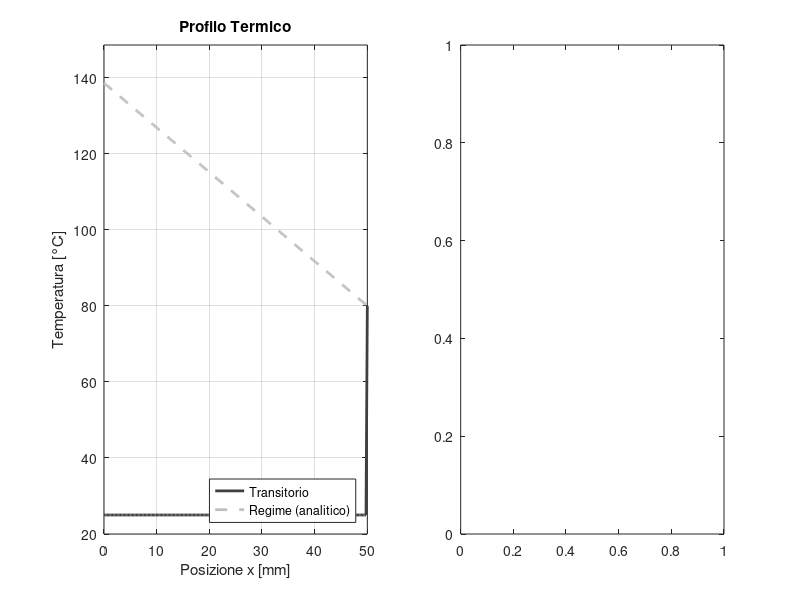

This figure's MATLAB source: (Note: this script raises an error after producing the figure.)
%% Diffusione Termica 1D: Sbarra di Alluminio
%  BC sinistra  (x=0): flusso imposto  q_in = 25 W  (Neumann)
%  BC destra    (x=L): temperatura fissa T_sink = 80 °C (Dirichlet)
%
%  Geometria: 3 mm x 30 mm x 50 mm (sezione A = 9e-5 m^2)
%
%  Metodo: differenze finite esplicite (FTCS) con ghost-node per
%          la condizione di Neumann al bordo sinistro.
%

clear; clc; close all;

%% ── 1. Parametri Fisici ─────────────────────────────────────────────────
L     = 0.050;          % Lunghezza sbarra              [m]
alpha = 98e-6;          % Diffusività termica Al        [m²/s]
k     = 237;            % Conducibilità termica Al      [W/(m·K)]
A     = 3e-3 * 30e-3;   % Sezione: 3 mm × 30 mm         [m²]  = 9e-5 m²

% Condizioni al contorno
q_in   = 25;        % Flusso termico imposto a x=0      [W]
T_sink = 80;        % Temperatura pozzo a x=L           [°C]
T0     = 25;        % Temperatura iniziale (ambiente)   [°C]

%% ── 2. Discretizzazione Spaziale ────────────────────────────────────────
Nx = 200;                    % Nodi interni + bordi
dx = L / (Nx - 1);           % Passo spaziale
x  = linspace(0, L, Nx);     % Griglia [m]

% Coefficiente CFL — stabilità per esplicito: lambda < 0.5
% Usiamo safety factor 0.45
lambda = 0.45;
dt     = lambda * dx^2 / alpha;   % Passo temporale [s]

T_final = 100;               % Durata simulazione [s] — abbondante per il regime
Nt      = ceil(T_final / dt);

fprintf('Parametri solver:\n');
fprintf('  dx = %.4f mm | dt = %.6f s | Nt = %d | lambda = %.4f\n', ...
        dx*1e3, dt, Nt, lambda);

%% ── 3. Soluzione Analitica a Regime (verifica) ──────────────────────────
% A regime: d²T/dx² = 0  →  T(x) = a·x + b
% T'(0) = -q_in/(k·A)   →  a = -q_in/(k·A)
% T(L)  = T_sink         →  b = T_sink - a·L
a_ss = -q_in / (k * A);
b_ss = T_sink - a_ss * L;
T_ss = a_ss * x + b_ss;       % Profilo lineare a regime

fprintf('  Temp. a x=0 a regime: %.2f °C\n', T_ss(1));
fprintf('  Temp. a x=L a regime: %.2f °C  (atteso: %.0f °C)\n\n', T_ss(end), T_sink);

%% ── 4. Inizializzazione ─────────────────────────────────────────────────
u     = T0 * ones(1, Nx);   % Condizione iniziale uniforme
u(end) = T_sink;             % Applica subito la Dirichlet a destra

% Matrici per registrare la storia temporale
t_hist = zeros(1, Nt);
T_x0_hist = zeros(1, Nt);   % T(x=0) nel tempo
T_xmid_hist = zeros(1, Nt); % T(x=L/2) nel tempo

%% ── 5. Setup Grafico ────────────────────────────────────────────────────
fig = figure('Name', 'Diffusione Termica 1D', ...
             'Position', [100 100 1000 520], ...
             'Color', [0.9 0.9 0.9]);

% Subplot 1: Profilo spaziale
ax1 = subplot(1,2,1);
hProf = plot(ax1, x*1e3, u, '-','color', [0.25 0.25 0.25], 'LineWidth', 2); hold on;
hSS   = plot(ax1, x*1e3, T_ss, '--','color', [0.75 0.75 0.75], 'LineWidth', 2);
xlabel(ax1, 'Posizione x [mm]');
ylabel(ax1, 'Temperatura [°C]');
title(ax1, 'Profilo Termico');
legend(ax1, 'Transitorio', 'Regime (analitico)', 'Location', 'SouthEast');
grid(ax1, 'on');
ylim(ax1, [T0-5, T_ss(1)+10]);
xlim(ax1, [0, L*1e3]);

% Subplot 2: Storia temporale
ax2 = subplot(1,2,2);
hH0   = plot(ax2, NaN, NaN, '-','color', [0.25 0.25 0.25], 'LineWidth', 2); hold on;
hHmid = plot(ax2, NaN, NaN, '-','color', [0.50 0.50 0.50], 'LineWidth', 2);
hSS0  = yline(ax2, T_ss(1), '--','color', [0.75 0.75 0.75], 'LineWidth', 2);
xlabel(ax2, 'Tempo [s]');
ylabel(ax2, 'Temperatura [°C]');
title(ax2, 'Convergenza al Regime');
legend(ax2, 'T(x=0)', 'T(x=L/2)', 'T_{regime}(x=0)', 'Location', 'SouthEast');
grid(ax2, 'on');
ylim(ax2, [T0-5, T_ss(1)+10]);

sgtitle(fig, sprintf('Sbarra Al 3×30×50 mm | q_{in}=%.0f W | T_{sink}=%.0f °C', ...
                     q_in, T_sink), 'FontSize', 12, 'FontWeight', 'bold');

%% ── 6. Loop Temporale ───────────────────────────────────────────────────
disp('Avvio simulazione...');
plot_interval = max(1, floor(Nt / 300)); % ~300 aggiornamenti grafico totali

for n = 1:Nt

    u_new = u;

    % ── A. Nodi interni: schema FTCS standard ────────────────────────────
    u_new(2:end-1) = u(2:end-1) + lambda * ...
                     (u(3:end) - 2*u(2:end-1) + u(1:end-2));

    % ── B. BC sinistra — Neumann: flusso imposto q_in  (ghost node) ──────
    %  -k·A·(dT/dx)|_{x=0} = q_in
    %  Con ghost node: u_ghost = u(2) + 2·dx·q_in/(k·A)
    %  → u_new(1) = u(1) + lambda·(u(2) - 2·u(1) + u_ghost)
    %             = u(1) + lambda·(2·u(2) - 2·u(1) + 2·dx·q_in/(k·A))
    u_ghost  = u(2) + 2 * dx * q_in / (k * A);
    u_new(1) = u(1) + lambda * (u(2) - 2*u(1) + u_ghost);

    % ── C. BC destra — Dirichlet: temperatura fissa ───────────────────────
    u_new(end) = T_sink;

    % ── D. Aggiorna stato ─────────────────────────────────────────────────
    u = u_new;

    % ── E. Registra storia temporale ──────────────────────────────────────
    t_hist(n)      = n * dt;
    T_x0_hist(n)   = u(1);
    T_xmid_hist(n) = u(ceil(Nx/2));

    % ── F. Aggiorna grafico ───────────────────────────────────────────────
    if mod(n, plot_interval) == 0
        set(hProf, 'YData', u);

        idx = 1:n;
        set(hH0,   'XData', t_hist(idx),   'YData', T_x0_hist(idx));
        set(hHmid, 'XData', t_hist(idx),   'YData', T_xmid_hist(idx));

        sgtitle(fig, sprintf('Sbarra Al 3×30×50 mm | t = %.1f s / %.0f s', ...
                             n*dt, T_final), ...
                'FontSize', 12, 'FontWeight', 'bold');
        drawnow limitrate;
    end
end

%% ── 7. Verifica Convergenza ─────────────────────────────────────────────
err_max = max(abs(u - T_ss));
fprintf('Simulazione completata.\n');
fprintf('  Errore max vs. regime analitico: %.4f °C\n', err_max);

% Grafico finale con overlay soluzione analitica ben visibile
set(hProf, 'YData', u, 'Color', [0.5 0.5 0.5]);
set(hH0,   'XData', t_hist, 'YData', T_x0_hist);
set(hHmid, 'XData', t_hist, 'YData', T_xmid_hist);
set(gca, 'xlim', [0 T_final]);
sgtitle(fig, sprintf('REGIME RAGGIUNTO | Sbarra Al 3×30×50 mm | Errore max: %.3f °C', err_max), ...
        'FontSize', 12, 'FontWeight', 'bold', 'Color', [0.25 0.25 0.25]);
drawnow;
